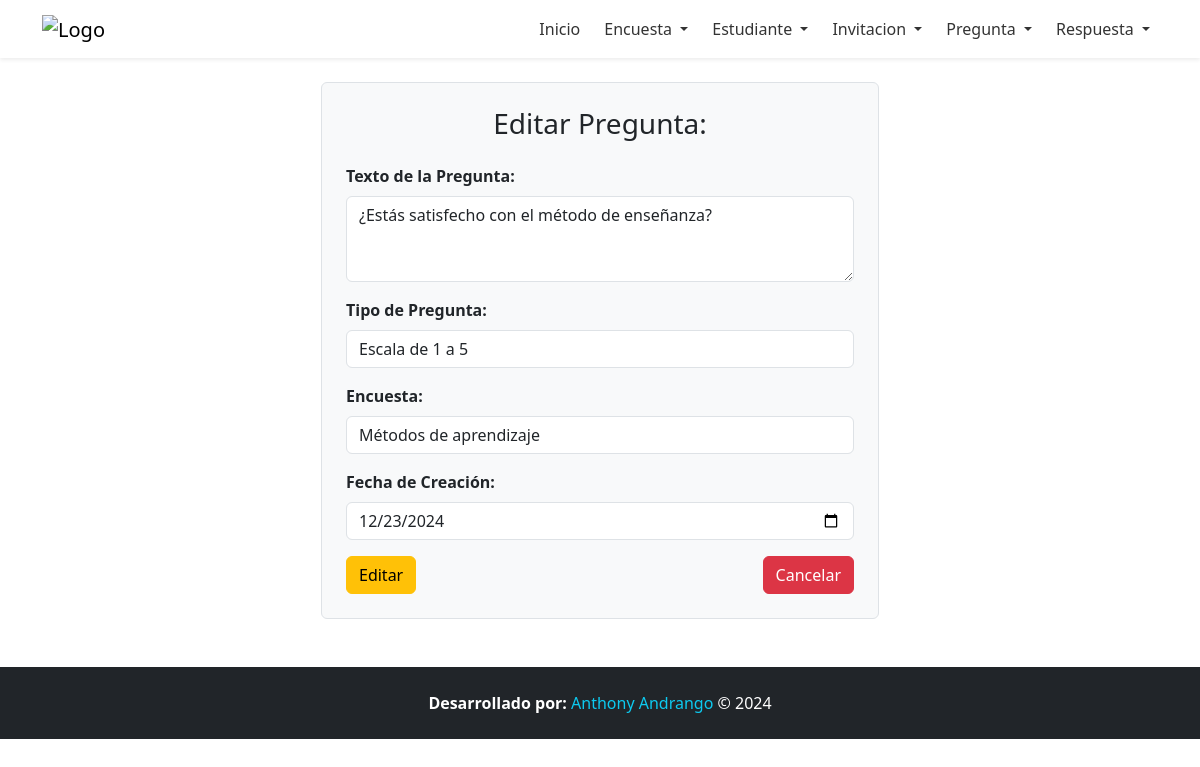
Screenshot of /editarPregunta/2 with the database file from the repository.
### Aplicaciones/Academico/models.py (models this page shows, shortened)
class Pregunta(models.Model):
    id=models.AutoField(primary_key=True)
    texto=models.CharField(max_length=255)
    tipo=models.CharField(max_length=50)
    encuesta=models.ForeignKey(Encuesta, on_delete=models.CASCADE)
    fecha_crea=models.DateField()

class Encuesta(models.Model):
    id=models.AutoField(primary_key=True)
    titulo=models.CharField(max_length=100)
    descripcion=models.CharField(max_length=100)
    fecha_creacion=models.DateField()
    fecha_expiracion=models.DateField()
    estado=models.CharField(max_length=100)

### Aplicaciones/Academico/views.py (the view)
# urls.py: path('editarPregunta/<id>', views.editarPregunta),
def editarPregunta(request, id):
    pregunta = get_object_or_404(Pregunta, id=id)
    encuestas = Encuesta.objects.all()
    return render(request, "editarPregunta.html", {
        'pregunta': pregunta,
        'encuestas': encuestas
    })

### Aplicaciones/Academico/templates/editarPregunta.html (shortened to what this page needs)
{% extends "./plantilla.html" %}
{% block contenido %}
<div class="container d-flex justify-content-center align-items-center">
    <div class="col-md-6">
        <form action="/procesarEdicionPregunta/" id="frm_editar_pregunta" method="post" class="p-4 border rounded bg-light">
            <h3 class="text-center mb-4">Editar Pregunta:</h3>
            <div class="mb-3">
                <label for="txt_texto" class="form-label"><b>Texto de la Pregunta:</b></label>
                <textarea class="form-control" name="txt_texto" id="txt_texto" rows="3" required>{{ pregunta.texto }}</textarea>
            </div>
            <div class="mb-3">
                <label for="txt_tipo" class="form-label"><b>Tipo de Pregunta:</b></label>
                <input type="text" class="form-control" name="txt_tipo" id="txt_tipo" value="{{ pregunta.tipo }}" required>
            </div>
            <div class="mb-3">
                <label for="select_encuesta" class="form-label"><b>Encuesta:</b></label>
                <select class="form-control" name="select_encuesta" id="select_encuesta" required>
                    {% for encuesta in encuestas %}
                    <option value="{{ encuesta.id }}" {% if encuesta.id == pregunta.encuesta.id %}selected{% endif %}>{{ encuesta.titulo }}</option>
                    {% endfor %}
                </select>
            </div>
            <div class="mb-3">
                <label for="txt_fecha_crea" class="form-label"><b>Fecha de Creación:</b></label>
                <input type="date" class="form-control" name="txt_fecha_crea" id="txt_fecha_crea" value="{{ pregunta.fecha_crea|date:'Y-m-d' }}" required>
            </div>
            <div class="d-flex justify-content-between">
                <button type="submit" class="btn btn-warning">Editar</button>
                <a href="/listadoPregunta/" class="btn btn-danger">Cancelar</a>
            </div>
        </form>
    </div>
</div>
{% endblock %}

### rows the page displays
Pregunta: txt_texto "¿Estás satisfecho con el método de enseñanza?", txt_tipo "Escala de 1 a 5", select_encuesta "Métodos de aprendizaje", txt_fecha_crea "12/23/2024"
